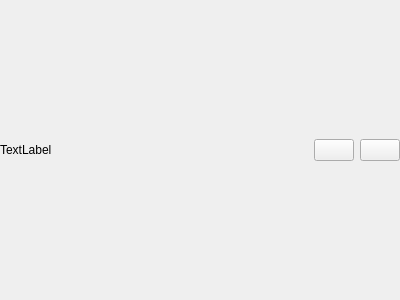
<?xml version="1.0" encoding="UTF-8"?>
<ui version="4.0">
 <class>GlyphsWidget</class>
 <widget class="QWidget" name="GlyphsWidget">
  <property name="geometry">
   <rect>
    <x>0</x>
    <y>0</y>
    <width>400</width>
    <height>300</height>
   </rect>
  </property>
  <property name="windowTitle">
   <string>Form</string>
  </property>
  <layout class="QVBoxLayout" name="verticalLayout">
   <property name="leftMargin">
    <number>0</number>
   </property>
   <property name="topMargin">
    <number>0</number>
   </property>
   <property name="rightMargin">
    <number>0</number>
   </property>
   <property name="bottomMargin">
    <number>0</number>
   </property>
   <item>
    <layout class="QHBoxLayout" name="horizontalLayout">
     <item>
      <widget class="QLabel" name="lblKey">
       <property name="sizePolicy">
        <sizepolicy hsizetype="Preferred" vsizetype="Preferred">
         <horstretch>1</horstretch>
         <verstretch>0</verstretch>
        </sizepolicy>
       </property>
       <property name="text">
        <string>TextLabel</string>
       </property>
      </widget>
     </item>
     <item>
      <widget class="QPushButton" name="btnPlus">
       <property name="text">
        <string/>
       </property>
       <property name="icon">
        <iconset theme="zoom-in"/>
       </property>
      </widget>
     </item>
     <item>
      <widget class="QPushButton" name="btnMinus">
       <property name="text">
        <string/>
       </property>
       <property name="icon">
        <iconset theme="zoom-out"/>
       </property>
      </widget>
     </item>
    </layout>
   </item>
  </layout>
 </widget>
 <resources/>
 <connections/>
</ui>
